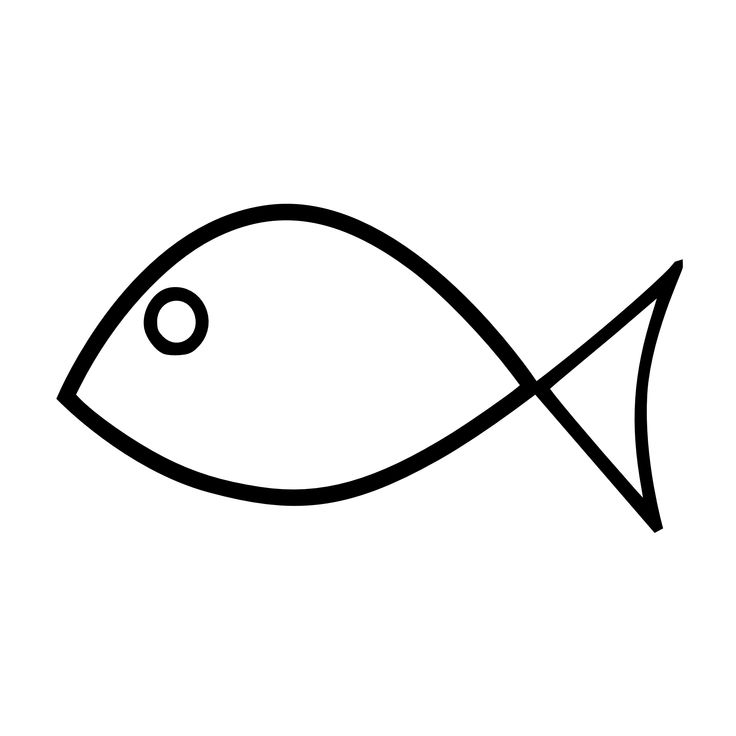
#> input picture simple_photos/fish.png, 736 x 736 px, found by its file name
$ python try.py
#> lines starting #> are read from the running program, lines starting #| are printed output that depends on the picture; after the words box and inside, x2 and y2 are one past the last pixel; in counts of white or black regions, pixels touching at a corner belong together
import cv2
import numpy as np
import matplotlib.pyplot as plt
import matplotlib.animation as animation

# Parameters
PHOTO_PATH = "simple_photos/fish.png"
#PHOTO_PATH = "simple_photos/square.png"
#PHOTO_PATH = "simple_photos/photo3_with_hat.png"
LS_PATH = "LS/DRAW.LS"

# Image processing
SHAPE_LENGTH_THRESHOLD = 10
MAX_POINTS_PER_SHAPE = 400
ARC_STEP_MM = 0.8
MAX_SEG_LEN_MM = 25.0
COLLINEAR_ANGLE_DEG = 4.0

# FANUC parameters
SCALE_FACTOR = 0.1  # px -> mm
Z_UP, Z_DOWN = 10.0, 0.0
FEED_RATE = 200
BASE_X, BASE_Y = 0.0, 0.0
UT, UF = 9, 4


def resample_contour(pts, step_px):
    """Uniform point sampling along arc length."""
    if len(pts) < 2:
        return pts

    result = [pts[0]]
    accumulated = 0.0

    for i in range(1, len(pts)):
        segment = pts[i] - pts[i-1]
        seg_len = np.linalg.norm(segment)

        while accumulated + seg_len >= step_px and seg_len > 0:
            t = (step_px - accumulated) / seg_len
            new_point = pts[i-1] + segment * t
            result.append(new_point)
            pts[i-1] = new_point
            segment = pts[i] - pts[i-1]
            seg_len = np.linalg.norm(segment)
            accumulated = 0.0

        accumulated += seg_len

    return np.array(result, dtype=np.float32)


def limit_segment_length(pts, max_len_px):
    """Splits long segments into parts."""
    if len(pts) < 2:
        return pts

    result = [pts[0]]
    for i in range(1, len(pts)):
        p0, p1 = result[-1], pts[i]
        dist = np.linalg.norm(p1 - p0)

        if dist <= max_len_px:
            result.append(p1)
        else:
            n_segments = int(np.ceil(dist / max_len_px))
            for k in range(1, n_segments + 1):
                result.append(p0 + (p1 - p0) * (k / n_segments))

    return np.array(result, dtype=np.float32)


def merge_collinear(pts, angle_thr_deg):
    """Merges collinear segments."""
    if len(pts) <= 2:
        return pts

    result = [pts[0]]
    curr = pts[1]
    prev_angle = np.arctan2(*(pts[1] - pts[0])[::-1])

    for i in range(2, len(pts)):
        angle = np.arctan2(*(pts[i] - curr)[::-1])
        angle_diff = np.rad2deg(np.arctan2(np.sin(angle - prev_angle),
                                           np.cos(angle - prev_angle)))

        if abs(angle_diff) < angle_thr_deg:
            curr = pts[i]
        else:
            result.append(curr)
            curr = pts[i]
            prev_angle = angle

    result.append(curr)
    return np.array(result, dtype=np.int32)


def extract_contours(edge_image):
    """Extracts and processes contours."""
    contours, _ = cv2.findContours(edge_image, cv2.RETR_LIST, cv2.CHAIN_APPROX_NONE)

    shapes = []
    step_px = ARC_STEP_MM / SCALE_FACTOR
    max_seg_px = MAX_SEG_LEN_MM / SCALE_FACTOR

    for cnt in contours:
        if len(cnt) <= SHAPE_LENGTH_THRESHOLD:
            continue

        # Process contour
        pts = cnt[:, 0, :]
        pts = resample_contour(pts.astype(np.float32), step_px)
        pts = merge_collinear(pts.astype(np.int32), COLLINEAR_ANGLE_DEG)
        pts = limit_segment_length(pts.astype(np.float32), max_seg_px).astype(np.int32)

        # Limit number of points
        if len(pts) > MAX_POINTS_PER_SHAPE:
            stride = int(np.ceil(len(pts) / MAX_POINTS_PER_SHAPE))
            pts = pts[::stride]

        shapes.extend([(int(y), int(x)) for x, y in pts])
        shapes.append("/")

    return shapes


def save_fanuc_program(shapes, output_path):
    """Saves program in FANUC LS format."""
    positions = []

    with open(output_path, 'w') as f:
        # Header
        f.write("/PROG DRAW\n/ATTR\nOWNER\t\t= MNEDITOR;\n")
        f.write("COMMENT\t\t= \"Portrait Drawing\";\n/MN\n")

        line_num, pos_num, shape_idx = 1, 1, 0
        f.write(f"   {line_num}:   UFRAME_NUM={UF};\n"); line_num += 1
        f.write(f"   {line_num}:   UTOOL_NUM={UT};\n"); line_num += 1

        # Process contours
        current_shape = []
        for point in shapes:
            if point == "/":
                if len(current_shape) >= 2:
                    shape_idx += 1
                    f.write(f"   {line_num}:  !Shape {shape_idx} ;\n"); line_num += 1

                    # Move to first point + lower pen
                    y0, x0 = current_shape[0]
                    x, y = BASE_X + x0 * SCALE_FACTOR, BASE_Y + y0 * SCALE_FACTOR

                    f.write(f"   {line_num}:L P[{pos_num}] {FEED_RATE}mm/sec CNT0 ;\n")
                    positions.append([x, y, Z_UP]); line_num += 1; pos_num += 1

                    f.write(f"   {line_num}:L P[{pos_num}] {FEED_RATE//2}mm/sec CNT0 ;\n")
                    positions.append([x, y, Z_DOWN]); line_num += 1; pos_num += 1

                    # Draw contour (starting from second point)
                    for yy, xx in current_shape[1:]:
                        x, y = BASE_X + xx * SCALE_FACTOR, BASE_Y + yy * SCALE_FACTOR
                        f.write(f"   {line_num}:L P[{pos_num}] {FEED_RATE//4}mm/sec CNT0 ;\n")
                        positions.append([x, y, Z_DOWN]); line_num += 1; pos_num += 1

                    # Lift pen (no duplicate position)
                    x_last, y_last = positions[-1][0], positions[-1][1]  # Take last position
                    f.write(f"   {line_num}:L P[{pos_num}] {FEED_RATE//2}mm/sec CNT0 ;\n")
                    positions.append([x_last, y_last, Z_UP]); line_num += 1; pos_num += 1

                current_shape = []
            else:
                current_shape.append(point)

        # Return to start
        if positions:
            f.write(f"   {line_num}:J P[1] {FEED_RATE}% CNT0 ;\n"); line_num += 1

        f.write(f"   {line_num}:  !End of program ;\n/POS\n")

        # Positions
        for i, (x, y, z) in enumerate(positions, 1):
            f.write(f"P[{i}]{{\n\tGP1:\n")
            f.write(f"\t UF : {UF}, UT : {UT},\tCONFIG : 'F U T, 0, 0, 0',\n")
            f.write(f"\t X = {x:.3f} mm,\tY = {y:.3f} mm,\tZ = {z:.3f} mm,\n")
            f.write("\t W = 59.855 deg,\tP = -83.452 deg,\tR = -153.620 deg\n};\n")

        f.write("/END\n")

    print(f"✅ Program saved: {output_path} ({shape_idx} contours)")
    return positions


def visualize_path(positions, animate=True, interval=20):
    """Visualizes robot path."""
    if not positions:
        return

    pts = np.array(positions)
    X, Y, Z = pts[:, 0], pts[:, 1], pts[:, 2]
    z_threshold = (Z_DOWN + Z_UP) / 2

    fig, ax = plt.subplots(figsize=(10, 8))
    pad = 5.0
    ax.set_xlim(X.min() - pad, X.max() + pad)
    ax.set_ylim(Y.min() - pad, Y.max() + pad)
    ax.invert_yaxis()
    ax.set_aspect("equal")
    ax.grid(True, alpha=0.3)
    ax.set_title("Robot Path")

    draw_line, = ax.plot([], [], 'r-', lw=1.8, label="Drawing")
    travel_line, = ax.plot([], [], 'gray', lw=1.2, ls='--', alpha=0.7, label="Travel")
    tip, = ax.plot([], [], 'bo', ms=6, label="Tool")
    ax.legend()

    draw_x, draw_y, travel_x, travel_y = [], [], [], []

    # FIXED: segment draws only if BOTH points are pen down
    segments = [(pts[i, 0], pts[i, 1], pts[i+1, 0], pts[i+1, 1],
                 pts[i, 2] <= z_threshold and pts[i+1, 2] <= z_threshold)
                for i in range(len(pts) - 1)]

    def update(frame):
        x0, y0, x1, y1, is_draw = segments[frame]

        if is_draw:
            # Add break if this is start of new line
            if draw_x and (frame == 0 or not segments[frame-1][4]):
                draw_x.append(np.nan)
                draw_y.append(np.nan)
            draw_x.extend([x0, x1])
            draw_y.extend([y0, y1])
            draw_line.set_data(draw_x, draw_y)
        else:
            # Add break if this is start of new travel
            if travel_x and frame > 0 and segments[frame-1][4]:
                travel_x.append(np.nan)
                travel_y.append(np.nan)
            travel_x.extend([x0, x1])
            travel_y.extend([y0, y1])
            travel_line.set_data(travel_x, travel_y)

        tip.set_data([x1], [y1])
        return draw_line, travel_line, tip

    if animate:
        anim = animation.FuncAnimation(fig, update, frames=len(segments),
                                      interval=interval, blit=True, repeat=False)
        plt.show()
    else:
        # Non-animated mode - draw everything at once
        for frame in range(len(segments)):
            update(frame)
        plt.show()


def main():
    # Load and process image
    image = cv2.imread(PHOTO_PATH, cv2.IMREAD_GRAYSCALE)
#> image is the input picture: shape (736, 736); min 0, max 255, mean 241.5
    if image is None:
        print(f"❌ Error loading: {PHOTO_PATH}")
        return

    image = cv2.GaussianBlur(image, (3, 3), 0)
    edges = cv2.Canny(image, 50, 150)
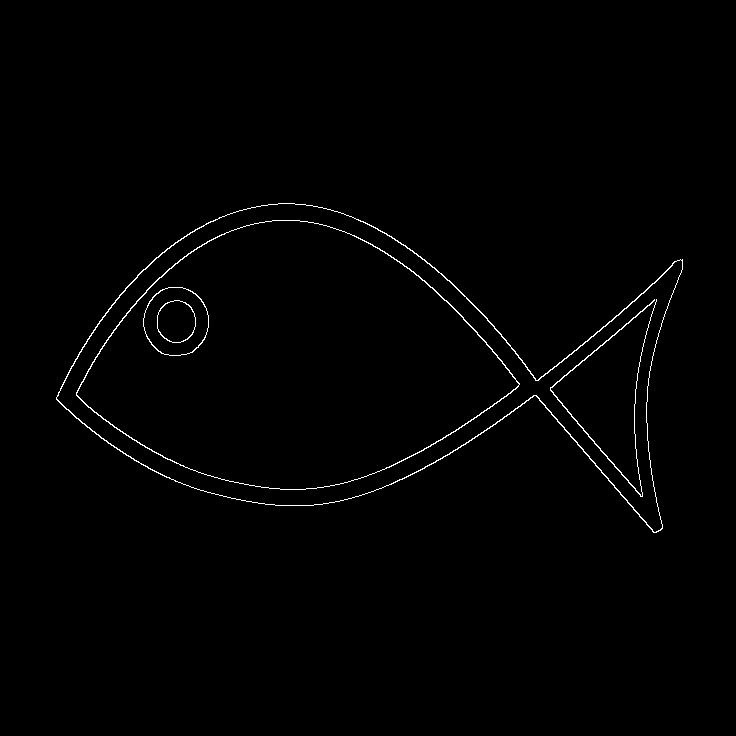
#> edges: shape (736, 736); 0.85% white in thin lines or dots, all inside (x1, y1, x2, y2) = (56, 203, 683, 533)

    cv2.imshow("Original", image)
    cv2.imshow("Contours", edges)

    # Generate trajectory
    shapes = extract_contours(edges)
#> in extract_contours, `contours, _ = cv2.findContours(edge_image, cv2.RETR_LIST, cv2.CHAIN_AP..`: contours = 9 contours; largest, box (x1, y1, x2, y2) and area: (56, 203, 683, 533) 114312, (56, 203, 683, 533) 113622, (76, 220, 520, 490) 79554, (76, 220, 520, 490) 79136, (143, 287, 209, 356) 3518
#> the loop in extract_contours, `for cnt in contours:` made 9 passes
#> after the loop in extract_contours, `for cnt in contours:`: shapes = 517 items, first 6: (301, 173), (301, 180), (304, 186), (309, 191), (316, 194), (324, 195)
    print(f"Found points: {len([p for p in shapes if p != '/'])}")
#| Found points: 508

    # Save and visualize
    positions = save_fanuc_program(shapes, LS_PATH)
#> the loop in save_fanuc_program, `for point in shapes:` made 517 passes
#> (point, line_num, y0, x0, pos_num, x_last) on passes 18, 36: ('/', 23, 301, 173, 20, 16.9), ('/', 43, 300, 174, 39, 17.9)
#> (line_num, y0, x0, pos_num, x_last, y_last) on pass 90: (99, 299, 654, 94, 65.2, 30.1)
#> after the loop in save_fanuc_program, `for point in shapes:`: line_num = 538; pos_num = 527; positions = 526 items, first 6: [17.3, 30.1, 10], [17.3, 30.1, 0], [18, 30.1, 0], [18.6, 30.4, 0], [19.1, 30.9, 0], [19.4, 31.6, 0]; shape_idx = 9
#> in save_fanuc_program, `line_num += 1`: line_num = 539
#> the loop in save_fanuc_program, `for i, (x, y, z) in enumerate(positions, 1):` made 526 passes
#| ✅ Program saved: LS/DRAW.LS (9 contours)
    visualize_path(positions)
#> in visualize_path, `pts = np.array(positions)`: pts = 526 rows, first 8: [17.3, 30.1, 10], [17.3, 30.1, 0], [18, 30.1, 0], [18.6, 30.4, 0], [19.1, 30.9, 0], [19.4, 31.6, 0], [19.5, 32.4, 0], [19.2, 33.1, 0]
#> in visualize_path, `X, Y, Z = pts[:, 0], pts[:, 1], pts[:, 2]`: X = 526 values, max 68.2 at index 330, min 5.6 at index 396, mean 36.57; Y = 526 values, max 53.1 at index 471, min 20.3 at index 294, mean 35.76; Z = 526 values, max 10 at index 0, min 0 at index 1, mean 0.342
#> in visualize_path, `segments = [(pts[i, 0], pts[i, 1], pts[i+1, 0], pts[i+1, 1], pts[i, 2]..`: segments = 525 items, first 6: (17.3, 30.1, 17.3, 30.1, False), (17.3, 30.1, 18, 30.1, True), (18, 30.1, 18.6, 30.4, True), (18.6, 30.4, 19.1, 30.9, True), (19.1, 30.9, 19.4, 31.6, True), (19.4, 31.6, 19.5, 32.4, True)
#> in update, `x0, y0, x1, y1, is_draw = segments[frame]`: x0 = 17.3; y0 = 30.1; x1 = 17.3; y1 = 30.1; is_draw = False
#> in visualize_path, `plt.show()`:
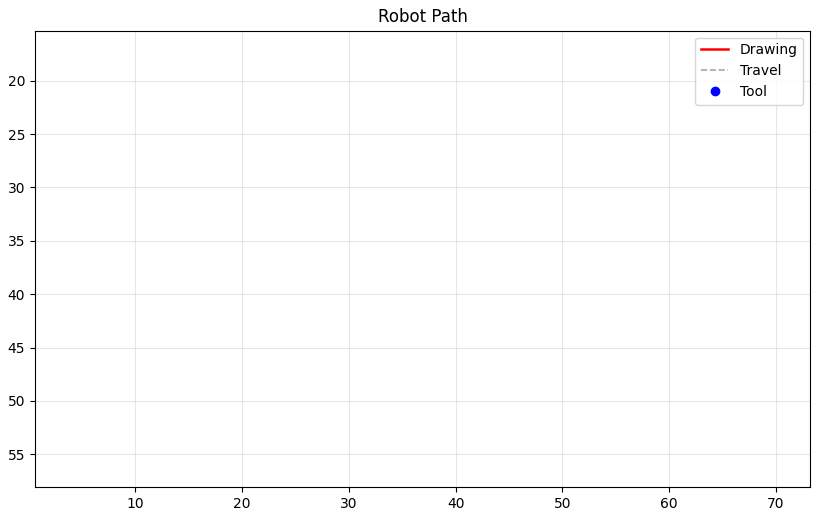
#> figure drawn by matplotlib, 1 panel

    cv2.waitKey(0)
    cv2.destroyAllWindows()


if __name__ == "__main__":
    main()

$ run again, with simple_photos/square.png copied over simple_photos/fish.png
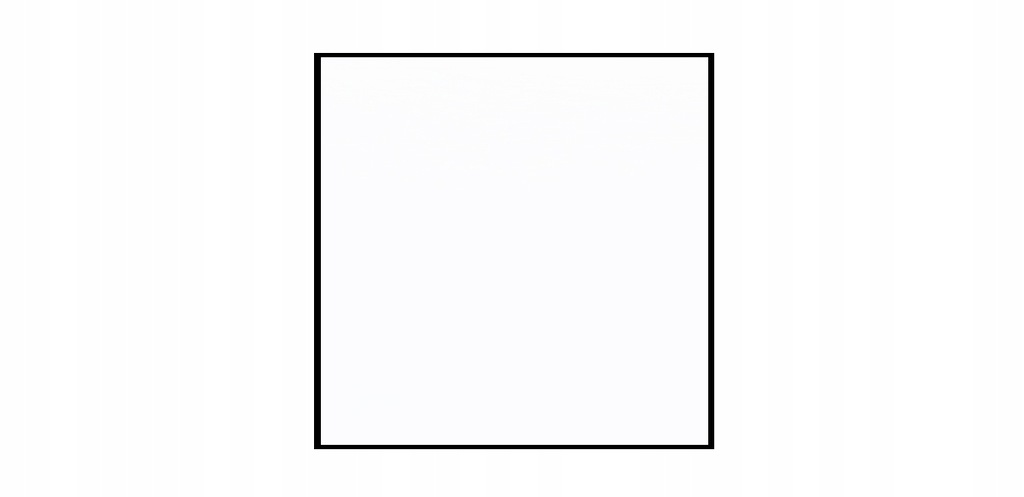
#> input picture simple_photos/square.png, 1024 x 497 px, found by its file name
#> in main, `edges = cv2.Canny(image, 50, 150)`:
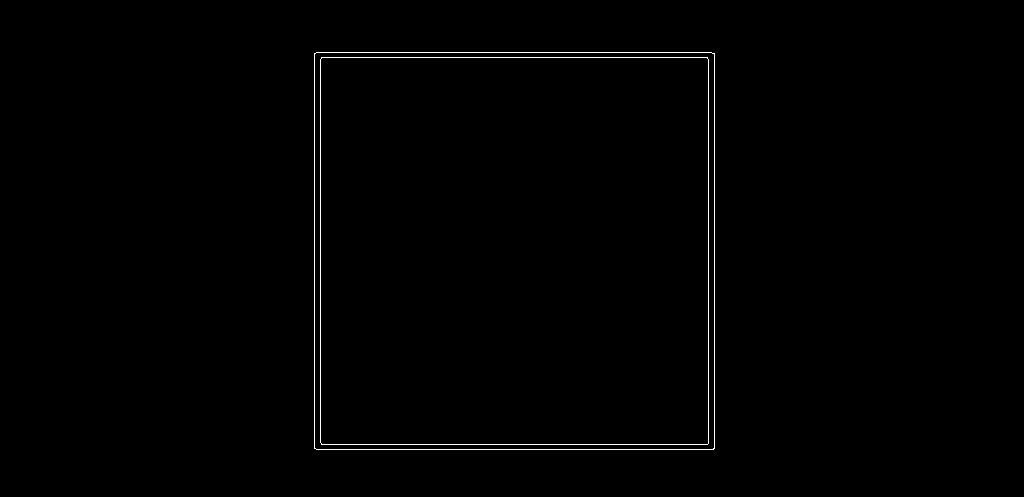
#> edges: shape (497, 1024); 0.62% white in thin lines or dots, all inside (x1, y1, x2, y2) = (314, 52, 715, 450)
#> contours = 4 contours; box (x1, y1, x2, y2) and area: (314, 52, 715, 450) 158794, (314, 52, 715, 450) 158791, (320, 57, 709, 445) 150151, (320, 57, 709, 445) 150150
#> the loop in extract_contours, `for cnt in contours:` made 4 passes
#> after the loop in extract_contours, `for cnt in contours:`: shapes = 59 items, first 6: (58, 321), (57, 328), (57, 516), (57, 704), (62, 708), (250, 708)
#| Found points: 55
#> the loop in save_fanuc_program, `for point in shapes:` made 59 passes
#> (point, line_num, y0, x0, pos_num, x_last) on passes 15, 30, 45, 59: ('/', 20, 58, 321, 17, 32), ('/', 37, 57, 321, 33, 32.4), ('/', 54, 53, 315, 49, 31.4), ('/', 70, 52, 316, 64, 32.3)
#> after the loop in save_fanuc_program, `for point in shapes:`: line_num = 70; pos_num = 64; positions = 63 items, first 6: [32.1, 5.8, 10], [32.1, 5.8, 0], [32.8, 5.7, 0], [51.6, 5.7, 0], [70.4, 5.7, 0], [70.8, 6.2, 0]; shape_idx = 4
#> in save_fanuc_program, `line_num += 1`: line_num = 71
#> the loop in save_fanuc_program, `for i, (x, y, z) in enumerate(positions, 1):` made 63 passes
#| ✅ Program saved: LS/DRAW.LS (4 contours)
#> pts = 63 rows, first 8: [32.1, 5.8, 10], [32.1, 5.8, 0], [32.8, 5.7, 0], [51.6, 5.7, 0], [70.4, 5.7, 0], [70.8, 6.2, 0], [70.8, 25, 0], [70.8, 43.8, 0]
#> X = 63 values, max 71.4 at index 38, min 31.4 at index 44, mean 47.99; Y = 63 values, max 44.9 at index 41, min 5.2 at index 34, mean 21.03; Z = 63 values, max 10 at index 0, min 0 at index 1, mean 1.27
#> segments = 62 items, first 6: (32.1, 5.8, 32.1, 5.8, False), (32.1, 5.8, 32.8, 5.7, True), (32.8, 5.7, 51.6, 5.7, True), (51.6, 5.7, 70.4, 5.7, True), (70.4, 5.7, 70.8, 6.2, True), (70.8, 6.2, 70.8, 25, True)
#> in update, `x0, y0, x1, y1, is_draw = segments[frame]`: x0 = 32.1; y0 = 5.8; x1 = 32.1; y1 = 5.8; is_draw = False
#> in visualize_path, `plt.show()`:
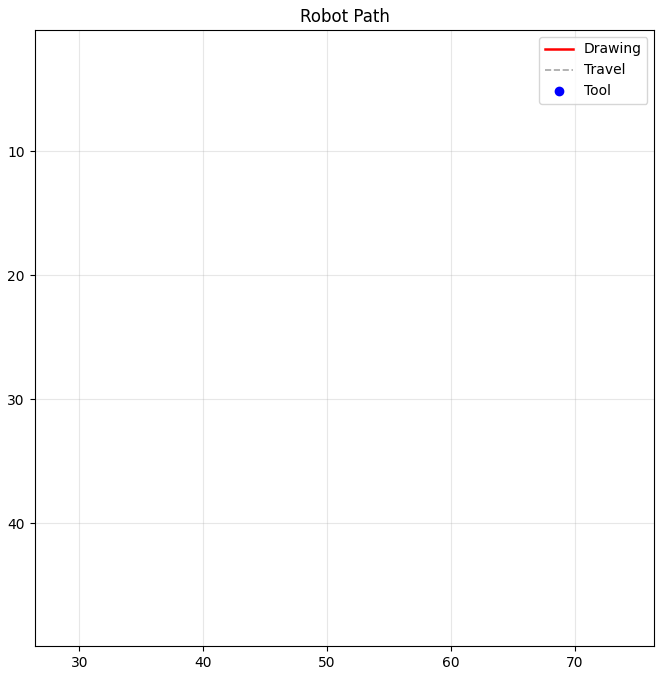
#> figure drawn by matplotlib, 1 panel

$ run again, with simple_photos/photo3_with_hat.png copied over simple_photos/fish.png
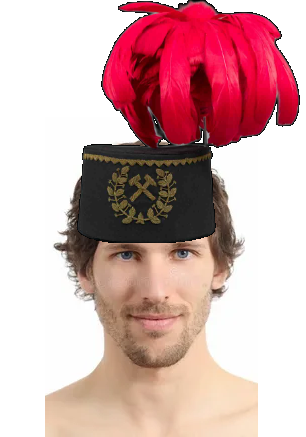
#> input picture simple_photos/photo3_with_hat.png, 306 x 437 px, found by its file name
#> in main, `edges = cv2.Canny(image, 50, 150)`:
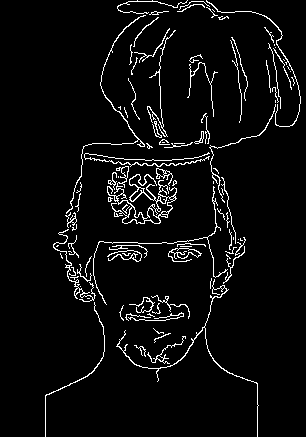
#> edges: shape (437, 306); 4.8% white in thin lines or dots, all inside (x1, y1, x2, y2) = (45, 0, 301, 437)
#> contours = 142 contours, 112 with area under 20; largest, box (x1, y1, x2, y2) and area: (107, 166, 177, 224) 899, (149, 196, 174, 218) 185, (168, 248, 202, 262) 182, (122, 206, 145, 224) 162, (171, 248, 201, 259) 157
#> the loop in extract_contours, `for cnt in contours:` made 142 passes
#> after the loop in extract_contours, `for cnt in contours:`: shapes = 1411 items, first 6: (356, 157), (358, 163), (358, 157), '/', (345, 134), (347, 139)
#| Found points: 1313
#> the loop in save_fanuc_program, `for point in shapes:` made 1411 passes
#> (point, line_num, y0, x0, pos_num, x_last) on passes 4, 13, 38, 44, 49, 52: ('/', 9, 356, 157, 6, 15.7), ('/', 20, 345, 134, 16, 14), ('/', 47, 336, 182, 42, 18.3), ('/', 55, 333, 168, 49, 16.8), ('/', 62, 328, 153, 55, 15.4), ('/', 67, 313, 149, 59, 15.2)
#> after the loop in save_fanuc_program, `for point in shapes:`: line_num = 1610; pos_num = 1510; positions = 1509 items, first 6: [15.7, 35.6, 10], [15.7, 35.6, 0], [16.3, 35.8, 0], [15.7, 35.8, 0], [15.7, 35.8, 10], [13.4, 34.5, 10]; shape_idx = 98
#> in save_fanuc_program, `line_num += 1`: line_num = 1611
#> the loop in save_fanuc_program, `for i, (x, y, z) in enumerate(positions, 1):` made 1509 passes
#| ✅ Program saved: LS/DRAW.LS (98 contours)
#> in visualize_path, `pts = np.array(positions)`: pts = 1509 rows, first 8: [15.7, 35.6, 10], [15.7, 35.6, 0], [16.3, 35.8, 0], [15.7, 35.8, 0], [15.7, 35.8, 10], [13.4, 34.5, 10], [13.4, 34.5, 0], [13.9, 34.7, 0]
#> X = 1509 values, max 30 at index 1449, min 4.5 at index 120, mean 16.37; Y = 1509 values, max 43.5 at index 121, min 0 at index 1428, mean 18.88; Z = 1509 values, max 10 at index 0, min 0 at index 1, mean 1.3
#> segments = 1508 items, first 6: (15.7, 35.6, 15.7, 35.6, False), (15.7, 35.6, 16.3, 35.8, True), (16.3, 35.8, 15.7, 35.8, True), (15.7, 35.8, 15.7, 35.8, False), (15.7, 35.8, 13.4, 34.5, False), (13.4, 34.5, 13.4, 34.5, False)
#> in update, `x0, y0, x1, y1, is_draw = segments[frame]`: x0 = 15.7; y0 = 35.6; x1 = 15.7; y1 = 35.6; is_draw = False
#> in visualize_path, `plt.show()`:
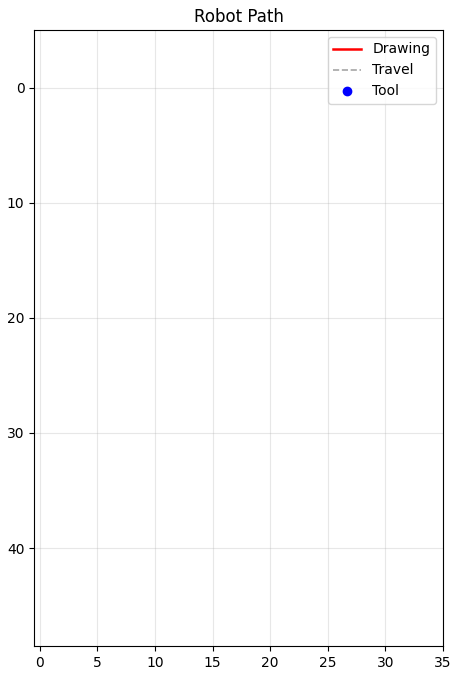
#> figure drawn by matplotlib, 1 panel
